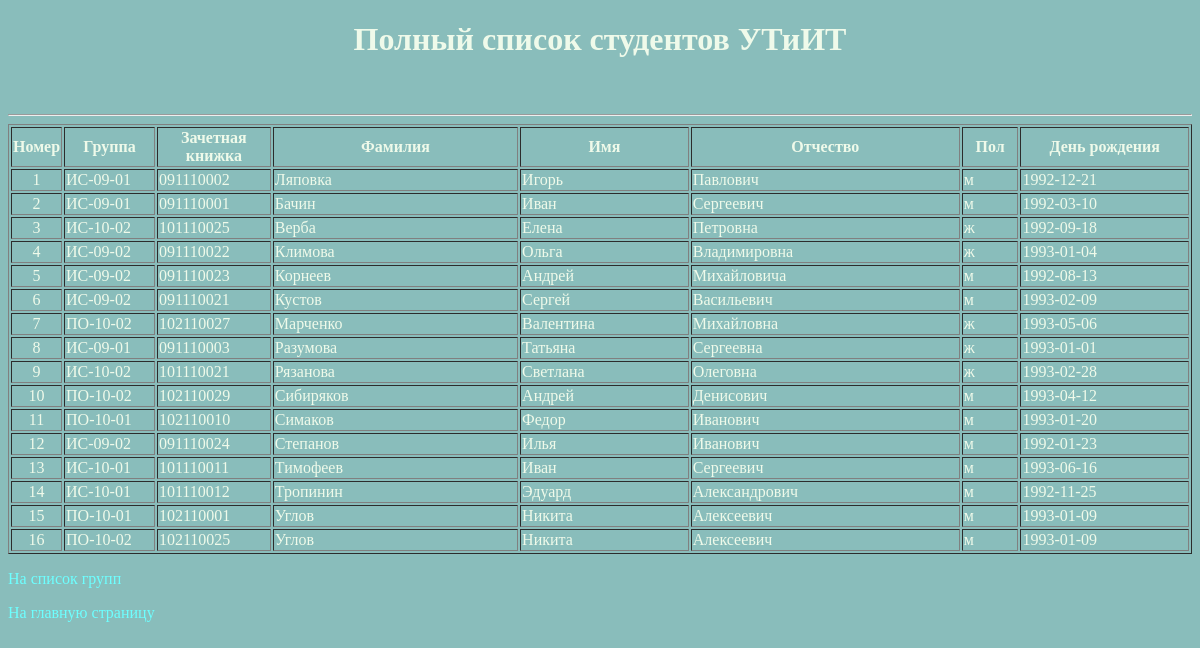
/project/students_not_search.php, run on the app's committed database.
### tables this page shows
CREATE TABLE IF NOT EXISTS `students` (
  `stud_id` smallint(6) NOT NULL AUTO_INCREMENT,
  `group_name` smallint(6) NOT NULL,
  `number` char(9) NOT NULL,
  `surname` char(15) DEFAULT NULL,
  `name` char(10) DEFAULT NULL,
  `patronymic` char(15) DEFAULT NULL,
  `gender` enum('м','ж') DEFAULT NULL,
  `birthday` date DEFAULT NULL,
  PRIMARY KEY (`stud_id`),
  UNIQUE KEY `number` (`number`) USING BTREE,
  KEY `group` (`group_name`)
);

CREATE TABLE IF NOT EXISTS `groups` (
  `group_id` smallint(6) NOT NULL AUTO_INCREMENT,
  `group_name` char(10) DEFAULT NULL,
  PRIMARY KEY (`group_id`)
);

### project/students_not_search.php (the view, shortened to what this page needs)
<?php require_once('Connections/studies_date.php'); ?>
<?php
mysqli_select_db($studies_date, $database_studies_date);
$query_students = "SELECT groups.group_name, number, surname, name, patronymic, gender, birthday
FROM students, groups WHERE students.group_name = groups.group_id ORDER BY surname, name ASC";
$students = mysqli_query($studies_date, $query_students) or die($studies_date->error);
$row_students = mysqli_fetch_assoc($students);
$totalRows_students = mysqli_num_rows($students);
?>
<!DOCTYPE html>
<html lang="ru">
<head>
	<link href="styles.css" rel="stylesheet" type="text/css">
</head>
<body>
	<h1>Полный список студентов УТиИТ</h1>
	<p>&nbsp;</p>
	<hr>
  <?php if ($totalRows_students > 0) {  ?>
        <table width="100%"  border="1" cellspacing="2" cellpadding="1">
            <tr>
              <th width="1%" scope="col">Номер</th>
              <th width="8%" scope="col">Группа</th>
              <th width="10%" scope="col">Зачетная книжка</th>
              <th width="22%" scope="col">Фамилия </th>
              <th width="15%" scope="col">Имя</th>
              <th width="24%" scope="col">Отчество</th>
              <th width="5%" scope="col">Пол</th>
              <th width="15%" scope="col">День рождения</th>
            </tr>
<?php $i=1 ?>
<?php do { ?>
            <tr>
              <td class="center"><?php echo $i; ?></td>
              <td><?php echo $row_students['group_name']; ?></td>
              <td><?php echo $row_students['number']; ?></td>
              <td><?php echo $row_students['surname']; ?></td>
              <td><?php echo $row_students['name']; ?></td>
              <td><?php echo $row_students['patronymic']; ?></td>
              <td><?php echo $row_students['gender']; ?></td>
              <td><?php echo $row_students['birthday']; ?></td>
            </tr>
<?php $i++ ?>
<?php } while ($row_students = mysqli_fetch_assoc($students)); ?>
          </table>
<?php }  ?>
<p><a href="groups">На список групп</a> </p>
<p><a href="/">На главную страницу</a> </p>
</body>
</html>

### project/styles.css (style rules this page uses)
body { background-color: #89bdbb; color: #effaea; }
h1 { text-align: center; }
.center { text-align: center; }
a { color: #6DFFFF; text-decoration: none; transition: color 1s, border 0.5s; }

### data on the page
students: groups.group_name "ИС-09-01", number "091110002", surname "Ляповка", name "Игорь", patronymic "Павлович", gender "м", birthday "1992-12-21"
students: groups.group_name "ИС-09-01", number "091110001", surname "Бачин", name "Иван", patronymic "Сергеевич", gender "м", birthday "1992-03-10"
students: groups.group_name "ИС-10-02", number "101110025", surname "Верба", name "Елена", patronymic "Петровна", gender "ж", birthday "1992-09-18"
students: groups.group_name "ИС-09-02", number "091110022", surname "Климова", name "Ольга", patronymic "Владимировна", gender "ж", birthday "1993-01-04"
students: groups.group_name "ИС-09-02", number "091110023", surname "Корнеев", name "Андрей", patronymic "Михайловича", gender "м", birthday "1992-08-13"
students: groups.group_name "ИС-09-02", number "091110021", surname "Кустов", name "Сергей", patronymic "Васильевич", gender "м", birthday "1993-02-09"
students: groups.group_name "ПО-10-02", number "102110027", surname "Марченко", name "Валентина", patronymic "Михайловна", gender "ж", birthday "1993-05-06"
students: groups.group_name "ИС-09-01", number "091110003", surname "Разумова", name "Татьяна", patronymic "Сергеевна", gender "ж", birthday "1993-01-01"
students: groups.group_name "ИС-10-02", number "101110021", surname "Рязанова", name "Светлана", patronymic "Олеговна", gender "ж", birthday "1993-02-28"
students: groups.group_name "ПО-10-02", number "102110029", surname "Сибиряков", name "Андрей", patronymic "Денисович", gender "м", birthday "1993-04-12"
students: groups.group_name "ПО-10-01", number "102110010", surname "Симаков", name "Федор", patronymic "Иванович", gender "м", birthday "1993-01-20"
students: groups.group_name "ИС-09-02", number "091110024", surname "Степанов", name "Илья", patronymic "Иванович", gender "м", birthday "1992-01-23"
students: groups.group_name "ИС-10-01", number "101110011", surname "Тимофеев", name "Иван", patronymic "Сергеевич", gender "м", birthday "1993-06-16"
students: groups.group_name "ИС-10-01", number "101110012", surname "Тропинин", name "Эдуард", patronymic "Александрович", gender "м", birthday "1992-11-25"
students: groups.group_name "ПО-10-01", number "102110001", surname "Углов", name "Никита", patronymic "Алексеевич", gender "м", birthday "1993-01-09"
students: groups.group_name "ПО-10-02", number "102110025", surname "Углов", name "Никита", patronymic "Алексеевич", gender "м", birthday "1993-01-09"
